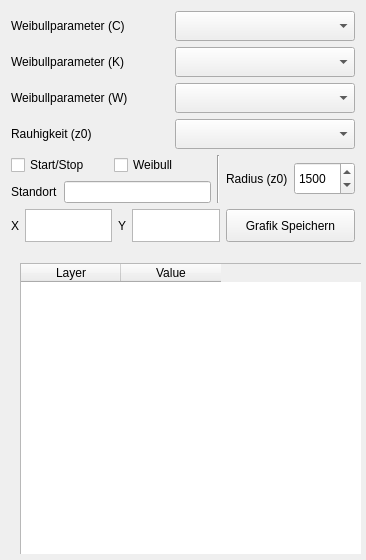
<?xml version="1.0" encoding="UTF-8"?>
<ui version="4.0">
 <class>ValueWidgetBase</class>
 <widget class="QWidget" name="ValueWidgetBase">
  <property name="geometry">
   <rect>
    <x>0</x>
    <y>0</y>
    <width>366</width>
    <height>560</height>
   </rect>
  </property>
  <property name="minimumSize">
   <size>
    <width>366</width>
    <height>560</height>
   </size>
  </property>
  <property name="maximumSize">
   <size>
    <width>366</width>
    <height>560</height>
   </size>
  </property>
  <property name="windowTitle">
   <string>Form</string>
  </property>
  <layout class="QVBoxLayout" name="verticalLayout">
   <item>
    <layout class="QVBoxLayout" name="verticalLayout_3">
     <item>
      <layout class="QHBoxLayout" name="horizontalLayout_9">
       <item>
        <widget class="QLabel" name="label_4">
         <property name="minimumSize">
          <size>
           <width>0</width>
           <height>20</height>
          </size>
         </property>
         <property name="text">
          <string>Weibullparameter (C)</string>
         </property>
        </widget>
       </item>
       <item>
        <widget class="QComboBox" name="InRastC">
         <property name="minimumSize">
          <size>
           <width>180</width>
           <height>30</height>
          </size>
         </property>
        </widget>
       </item>
      </layout>
     </item>
     <item>
      <layout class="QHBoxLayout" name="horizontalLayout_7">
       <item>
        <widget class="QLabel" name="label_3">
         <property name="minimumSize">
          <size>
           <width>0</width>
           <height>20</height>
          </size>
         </property>
         <property name="text">
          <string>Weibullparameter (K)</string>
         </property>
        </widget>
       </item>
       <item>
        <widget class="QComboBox" name="InRastK">
         <property name="minimumSize">
          <size>
           <width>180</width>
           <height>30</height>
          </size>
         </property>
        </widget>
       </item>
      </layout>
     </item>
     <item>
      <layout class="QHBoxLayout" name="horizontalLayout_10">
       <item>
        <widget class="QLabel" name="label_6">
         <property name="minimumSize">
          <size>
           <width>0</width>
           <height>20</height>
          </size>
         </property>
         <property name="text">
          <string>Weibullparameter (W)</string>
         </property>
        </widget>
       </item>
       <item>
        <widget class="QComboBox" name="InRastW">
         <property name="minimumSize">
          <size>
           <width>180</width>
           <height>30</height>
          </size>
         </property>
        </widget>
       </item>
      </layout>
     </item>
     <item>
      <layout class="QHBoxLayout" name="horizontalLayout_6">
       <item>
        <widget class="QLabel" name="label_7">
         <property name="text">
          <string>Rauhigkeit (z0)</string>
         </property>
        </widget>
       </item>
       <item>
        <widget class="QComboBox" name="InRastZ">
         <property name="minimumSize">
          <size>
           <width>180</width>
           <height>30</height>
          </size>
         </property>
         <property name="maximumSize">
          <size>
           <width>16777215</width>
           <height>16777215</height>
          </size>
         </property>
        </widget>
       </item>
      </layout>
     </item>
    </layout>
   </item>
   <item>
    <layout class="QHBoxLayout" name="horizontalLayout_3">
     <item>
      <layout class="QVBoxLayout" name="verticalLayout_4">
       <item>
        <layout class="QHBoxLayout" name="horizontalLayout_4">
         <item>
          <widget class="QCheckBox" name="cbxActive">
           <property name="minimumSize">
            <size>
             <width>0</width>
             <height>20</height>
            </size>
           </property>
           <property name="toolTip">
            <string>(Shift+A) to toggle</string>
           </property>
           <property name="text">
            <string>Start/Stop</string>
           </property>
          </widget>
         </item>
         <item>
          <widget class="QCheckBox" name="cbxGraph">
           <property name="minimumSize">
            <size>
             <width>0</width>
             <height>20</height>
            </size>
           </property>
           <property name="toolTip">
            <string>(Shift+W) to toggle</string>
           </property>
           <property name="statusTip">
            <string/>
           </property>
           <property name="text">
            <string>Weibull</string>
           </property>
          </widget>
         </item>
        </layout>
       </item>
       <item>
        <layout class="QHBoxLayout" name="horizontalLayout_5">
         <item>
          <widget class="QLabel" name="label_5">
           <property name="text">
            <string>Standort</string>
           </property>
          </widget>
         </item>
         <item>
          <widget class="QLineEdit" name="dataName">
           <property name="toolTip">
            <string>Name des Standortes angeben</string>
           </property>
           <property name="text">
            <string/>
           </property>
           <property name="placeholderText">
            <string/>
           </property>
          </widget>
         </item>
        </layout>
       </item>
      </layout>
     </item>
     <item>
      <widget class="Line" name="line_2">
       <property name="orientation">
        <enum>Qt::Vertical</enum>
       </property>
      </widget>
     </item>
     <item>
      <layout class="QVBoxLayout" name="verticalLayout_5">
       <item>
        <layout class="QHBoxLayout" name="horizontalLayout_11">
         <item>
          <widget class="QLabel" name="label_11">
           <property name="minimumSize">
            <size>
             <width>0</width>
             <height>20</height>
            </size>
           </property>
           <property name="text">
            <string>Radius (z0)</string>
           </property>
          </widget>
         </item>
         <item>
          <widget class="QSpinBox" name="bufferz0">
           <property name="minimumSize">
            <size>
             <width>0</width>
             <height>30</height>
            </size>
           </property>
           <property name="maximumSize">
            <size>
             <width>16777215</width>
             <height>33</height>
            </size>
           </property>
           <property name="minimum">
            <number>0</number>
           </property>
           <property name="maximum">
            <number>10000</number>
           </property>
           <property name="singleStep">
            <number>100</number>
           </property>
           <property name="value">
            <number>1500</number>
           </property>
          </widget>
         </item>
        </layout>
       </item>
      </layout>
     </item>
    </layout>
   </item>
   <item>
    <layout class="QHBoxLayout" name="horizontalLayout">
     <item>
      <widget class="QLabel" name="label_2">
       <property name="maximumSize">
        <size>
         <width>16777215</width>
         <height>33</height>
        </size>
       </property>
       <property name="text">
        <string>X</string>
       </property>
      </widget>
     </item>
     <item>
      <widget class="QTextEdit" name="outputXEdit">
       <property name="minimumSize">
        <size>
         <width>0</width>
         <height>33</height>
        </size>
       </property>
       <property name="maximumSize">
        <size>
         <width>16777215</width>
         <height>33</height>
        </size>
       </property>
      </widget>
     </item>
     <item>
      <widget class="QLabel" name="label">
       <property name="maximumSize">
        <size>
         <width>16777215</width>
         <height>33</height>
        </size>
       </property>
       <property name="text">
        <string>Y</string>
       </property>
      </widget>
     </item>
     <item>
      <widget class="QTextEdit" name="outputYEdit">
       <property name="minimumSize">
        <size>
         <width>0</width>
         <height>33</height>
        </size>
       </property>
       <property name="maximumSize">
        <size>
         <width>16777215</width>
         <height>33</height>
        </size>
       </property>
      </widget>
     </item>
     <item>
      <widget class="QPushButton" name="buttonSaveAs">
       <property name="minimumSize">
        <size>
         <width>129</width>
         <height>33</height>
        </size>
       </property>
       <property name="maximumSize">
        <size>
         <width>16777215</width>
         <height>33</height>
        </size>
       </property>
       <property name="toolTip">
        <string>(Shift+S) to Save Graph</string>
       </property>
       <property name="text">
        <string>Grafik Speichern</string>
       </property>
      </widget>
     </item>
    </layout>
   </item>
   <item>
    <widget class="QWidget" name="graphControls" native="true">
     <layout class="QHBoxLayout" name="horizontalLayout_2">
      <property name="margin">
       <number>0</number>
      </property>
     </layout>
    </widget>
   </item>
   <item>
    <widget class="QStackedWidget" name="stackedWidget">
     <property name="minimumSize">
      <size>
       <width>350</width>
       <height>300</height>
      </size>
     </property>
     <property name="maximumSize">
      <size>
       <width>350</width>
       <height>350</height>
      </size>
     </property>
     <widget class="QWidget" name="page">
      <layout class="QVBoxLayout" name="verticalLayout_2">
       <item>
        <widget class="QTableWidget" name="tableWidget">
         <property name="minimumSize">
          <size>
           <width>350</width>
           <height>300</height>
          </size>
         </property>
         <property name="maximumSize">
          <size>
           <width>350</width>
           <height>300</height>
          </size>
         </property>
         <column>
          <property name="text">
           <string>Layer</string>
          </property>
         </column>
         <column>
          <property name="text">
           <string>Value</string>
          </property>
         </column>
        </widget>
       </item>
      </layout>
     </widget>
    </widget>
   </item>
  </layout>
 </widget>
 <resources/>
 <connections/>
</ui>
